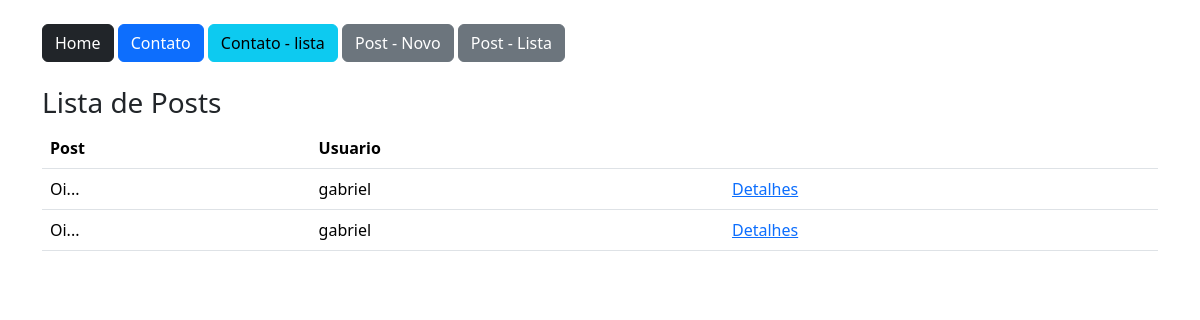
Screenshot of /post/lista/ (signed in) with the database file from the repository.
### estudo/models.py (models this page shows)
class Post(db.Model):
    id = db.Column(db.Integer, primary_key=True)
    data_criacao = db.Column(db.DateTime, default=datetime.utcnow())
    mensagem = db.Column(db.String, nullable=True)
    imagem = db.Column(db.String, nullable=True, default='default.png')
    user_id = db.Column(db.Integer, db.ForeignKey('user.id'), nullable=True)
    comentarios = db.relationship('PostComentarios', backref='post', lazy=True)
    def msg_resumo(self):
        return f"{self.mensagem[:10]}..."

class User(db.Model, UserMixin):
    id = db.Column(db.Integer, primary_key=True)
    nome = db.Column(db.String, nullable=True)
    sobrenome = db.Column(db.String, nullable=True)
    email = db.Column(db.String, nullable=True)
    senha = db.Column(db.String, nullable=True)
    posts = db.relationship('Post', backref='user', lazy=True)
    posts_comentarios = db.relationship('PostComentarios', backref='user', lazy=True)

### estudo/views.py (the view)
@app.route('/post/lista/')
@login_required
def PostLista():
    posts = Post.query.all()
    return render_template('post_lista.html', posts=posts)

### estudo/models.py (called while the page is built)
@login_manager.user_loader
def load_user(user_id):
    return User.query.get(user_id)

### estudo/templates/post_lista.html
{% extends 'base.html' %}
{% block content %}
    <div class="container">
        {% include 'nav.html' %}
            <div class="row mt-4">
                <h3>Lista de Posts</h3>
                <div class="col-12">
                    <table class="table">
                        <thead>
                            <tr>
                                <th>Post</th>
                                <th>Usuario</th>
                                <th></th>
                            </tr>
                        </thead>
                        <tbody>
                            {% for linha in posts %}
                            <tr>
                                <td> {{linha.msg_resumo()}} </td>
                                <td> {{linha.user.nome}} </td>
                                <td><a href="{{url_for('PostDetail', id=linha.id)}}">Detalhes</a></td>
                            </tr>
                            {% endfor %}
                        </tbody>
                    </table>
                </div>
            </div>
    </div>
{% endblock %}

### estudo/templates/base.html (shortened to what this page needs)
<!DOCTYPE html>
<html lang="pt-br">
<head>
    <link href="https://cdn.jsdelivr.net/npm/bootstrap@5.3.7/dist/css/bootstrap.min.css" rel="stylesheet">
</head>
<body>
    <section class="container-fluid mt-4">
        {% block content %} {% endblock %}
    </section>
</body>
</html>

### estudo/templates/nav.html
<a href="/" class="btn btn-dark">Home</a>
<a href="{{url_for('contato')}}" class="btn btn-primary">Contato</a>
<a href="{{url_for('contatoLista')}}" class="btn btn-info">Contato - lista</a>
<a href="{{url_for('PostNovo')}}" class="btn btn-secondary">Post - Novo</a>
<a href="{{url_for('PostLista')}}" class="btn btn-secondary">Post - Lista</a>

### rows the page displays
Post: msg_resumo "Oi...", user.nome "gabriel"
Post: msg_resumo "Oi...", user.nome "gabriel"
